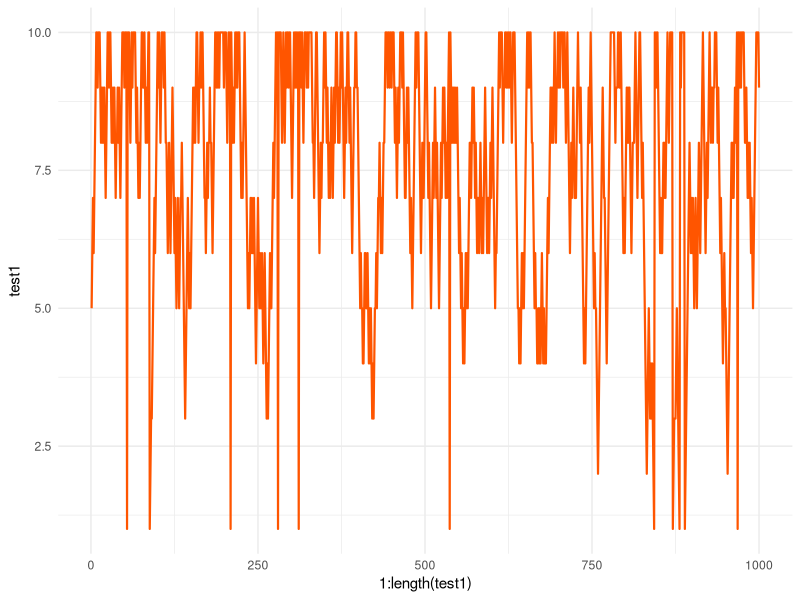
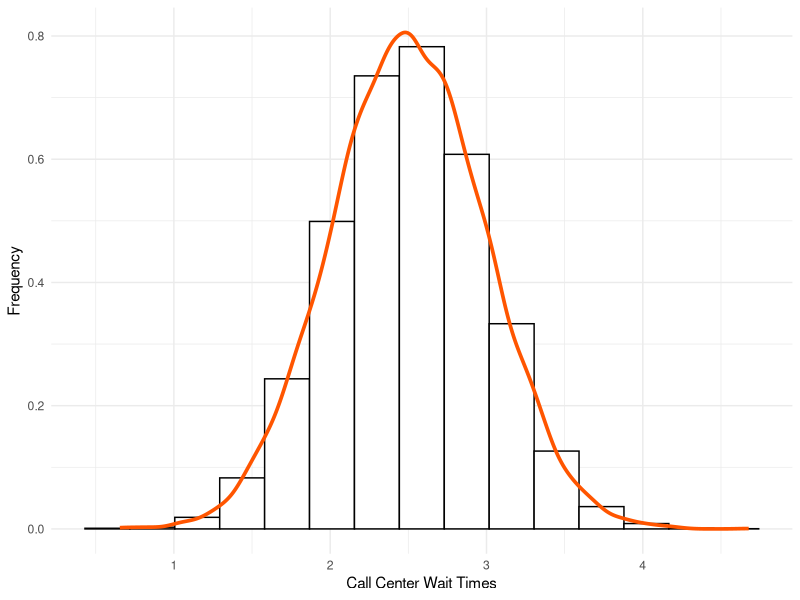
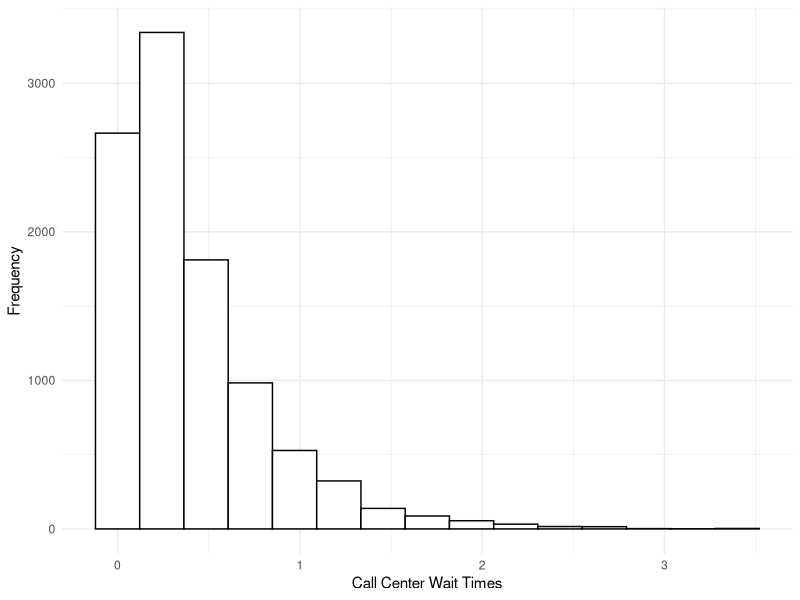
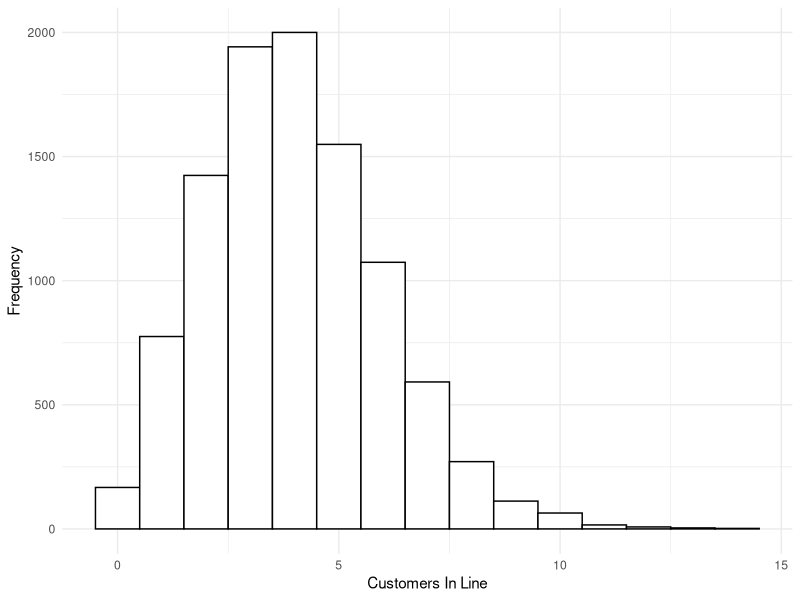
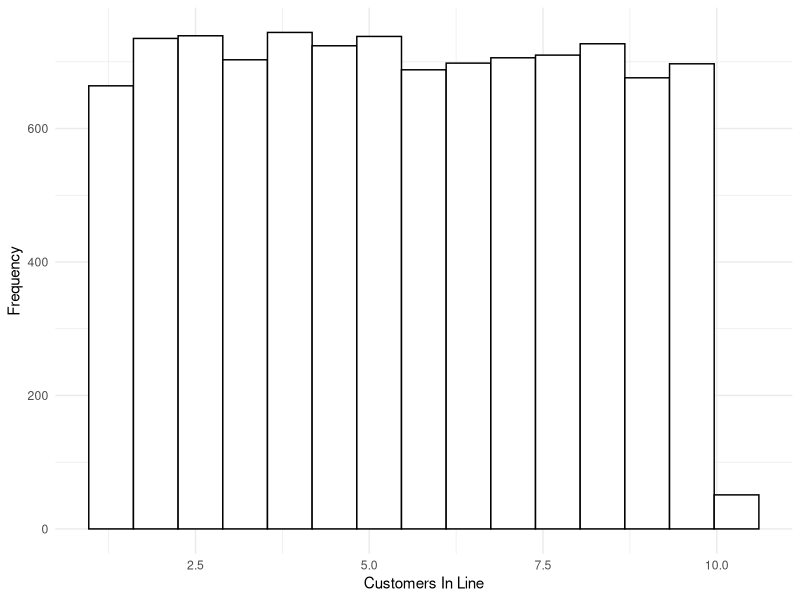

The R script that drew these images, in order:
## ---- chunk 1
knitr::opts_chunk$set(echo = FALSE)
## ---- chunk 2
markovSim = function(daysRun, startDay) {
  
  position = rep(0, daysRun)
  
  current = startDay
  
  for(i in 1:daysRun) {
    position[i] = current
    
    proposal = current + sample(c(-1, 1), size = 1)
    
    if(proposal < 1) proposal = 10
    
    if(proposal > 10) proposal = 1
    
    probabilityMove = proposal / current
    
    current = ifelse(runif(1) < probabilityMove, proposal, current)
    
    # print(paste(position[i], proposal, probabilityMove, current, sep = " -> "))
  }
  
  return(position)
}

test1 = markovSim(1000, 5)

test2 = markovSim(1000, 6)

library(ggplot2)

ggplot() + 
  geom_line(data = as.data.frame(test1), aes(1:length(test1), test1), 
            color = "#ff5500", size = .75) +
  theme_minimal()
## ---- chunk 3
library(dplyr)

library(ggplot2)

data.frame(x = rnorm(10000, mean = 2.5, sd = .5)) %>% 
  ggplot(., aes(x = x, y = ..density..)) +
  geom_histogram(color = "black", fill = "white", bins = 15) +
  geom_density(color = "#ff5500", size = 1.25) +
  theme_minimal() +
  labs(x = "Call Center Wait Times", y = "Frequency")
## ---- chunk 4
data.frame(x = rexp(10000, rate = 2.5)) %>% 
  ggplot(., aes(x = x)) +
  geom_histogram(color = "black", fill = "white", bins = 15) +
  theme_minimal() +
  labs(x = "Call Center Wait Times", y = "Frequency")
## ---- chunk 5
data.frame(x = rpois(10000, lambda = 4)) %>% 
  ggplot(., aes(x = x)) +
  geom_histogram(color = "black", fill = "white", bins = 15) +
  theme_minimal() +
  labs(x = "Customers In Line", y = "Frequency")
## ---- chunk 6
data.frame(x = runif(10000, min = 1, max = 10)) %>% 
  ggplot(., aes(x = x)) +
  geom_histogram(color = "black", fill = "white", bins = 15) +
  theme_minimal() +
  labs(x = "Customers In Line", y = "Frequency")
## ---- chunk 7
library(DiagrammeR)

grViz("
digraph {
  graph [overlap = true, fontsize = 10, rankdir = LR]
  
  node [shape = box, style = filled, color = black, fillcolor = aliceblue]
  A [label = 'Door']
  B [label = 'Line']
  C [label = 'Teller']
  D [label = 'Served Customer']

  A->B B->C C->D
}
")
## ---- chunk 8
grViz("
digraph {
  graph [overlap = true, fontsize = 10, rankdir = LR]
  
  node [shape = box, style = filled, color = black, fillcolor = aliceblue]
  
  A [label = 'Entrance']
  B [label = 'Buffer']
  C [label = 'Work Station']
  D [label = 'Buffer']

  A->B B->C C->D
}
")

## ---- chunk 9


grViz("
digraph {
  graph [overlap = true, fontsize = 10, rankdir = LR]
  
  node [shape = box, style = filled, color = black, fillcolor = aliceblue]
  
  A [label = 'Door']
  B [label = 'Line']
  C [label = 'Teller 1']
  D [label = 'Teller 2']
  E [label = 'Served']
  
  A->B 
  B->C
  B->D
  C->E
  D->E
}
")

## ---- chunk 10

grViz("
digraph boxes_and_circles {
  graph [overlap = true, fontsize = 10]
  
  node [shape = box, style = filled, color = black, fillcolor = aliceblue]
  
  A [label = 'Arrival']
  B [label = 'Line 1']
  C [label = 'Insp 1']
  D [label = 'Insp 2']
  E [label = 'DP']
  F [label = 'Line 2']
  G [label = 'Done']
  H [label = 'Add Insp 1']
  I [label = 'Add Insp 1']

  
  A->B
  B->C
  B->D
  C->E
  D->E
  E->F
  E->G
  F->H
  F->I
  H->G
  I->G
}")
## ---- chunk 11
grViz("
digraph {
  graph [overlap = true, fontsize = 10, rankdir = LR]
  
  node [shape = box, style = filled, color = black, fillcolor = aliceblue]
  
  A [label = 'Entrance\\nLoadingDock']
  B [label = 'Buffer\\nStorage']
  C [label = 'Exit\\nPurchase Request']

  A->B B->C
}
")
